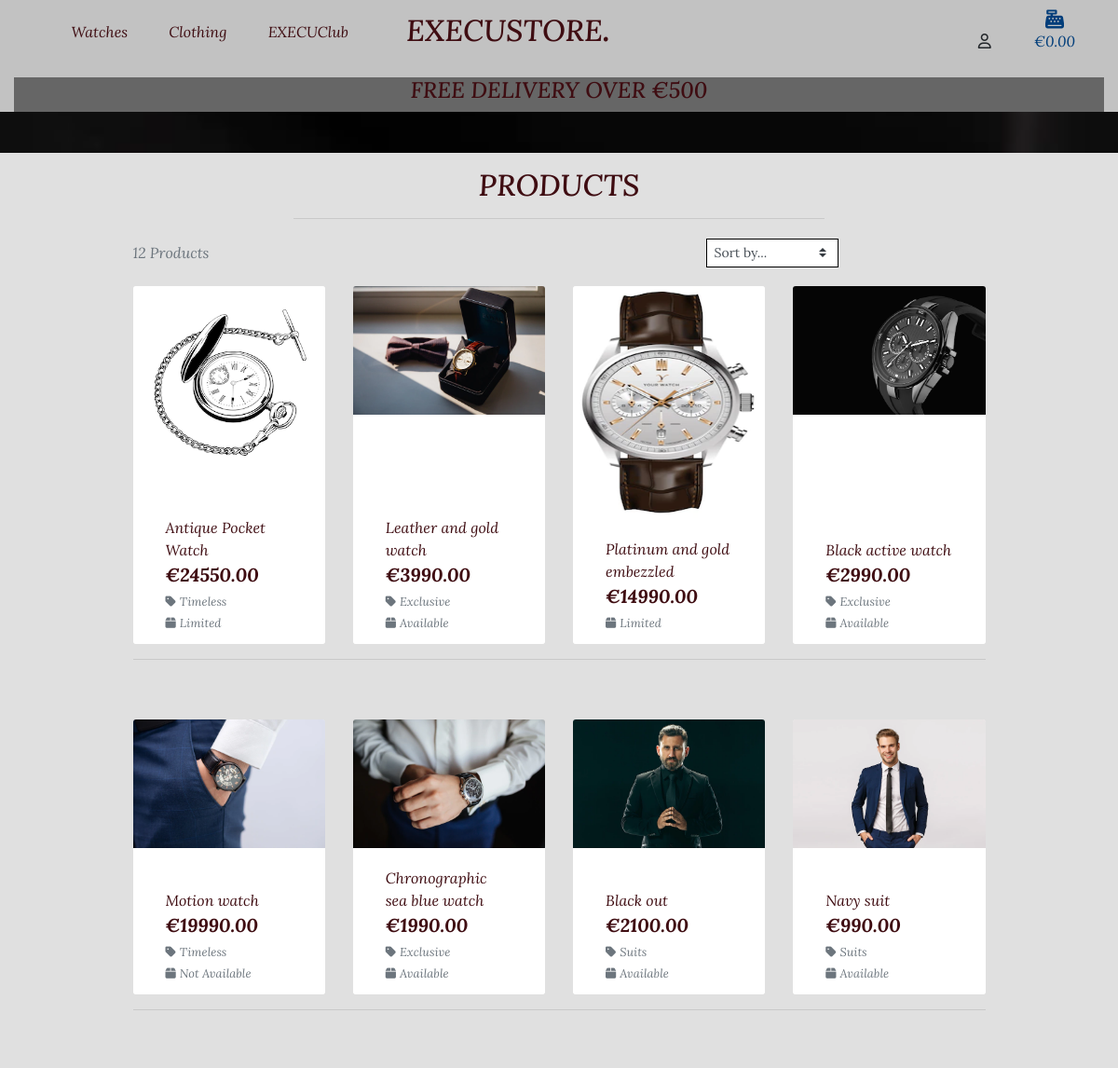
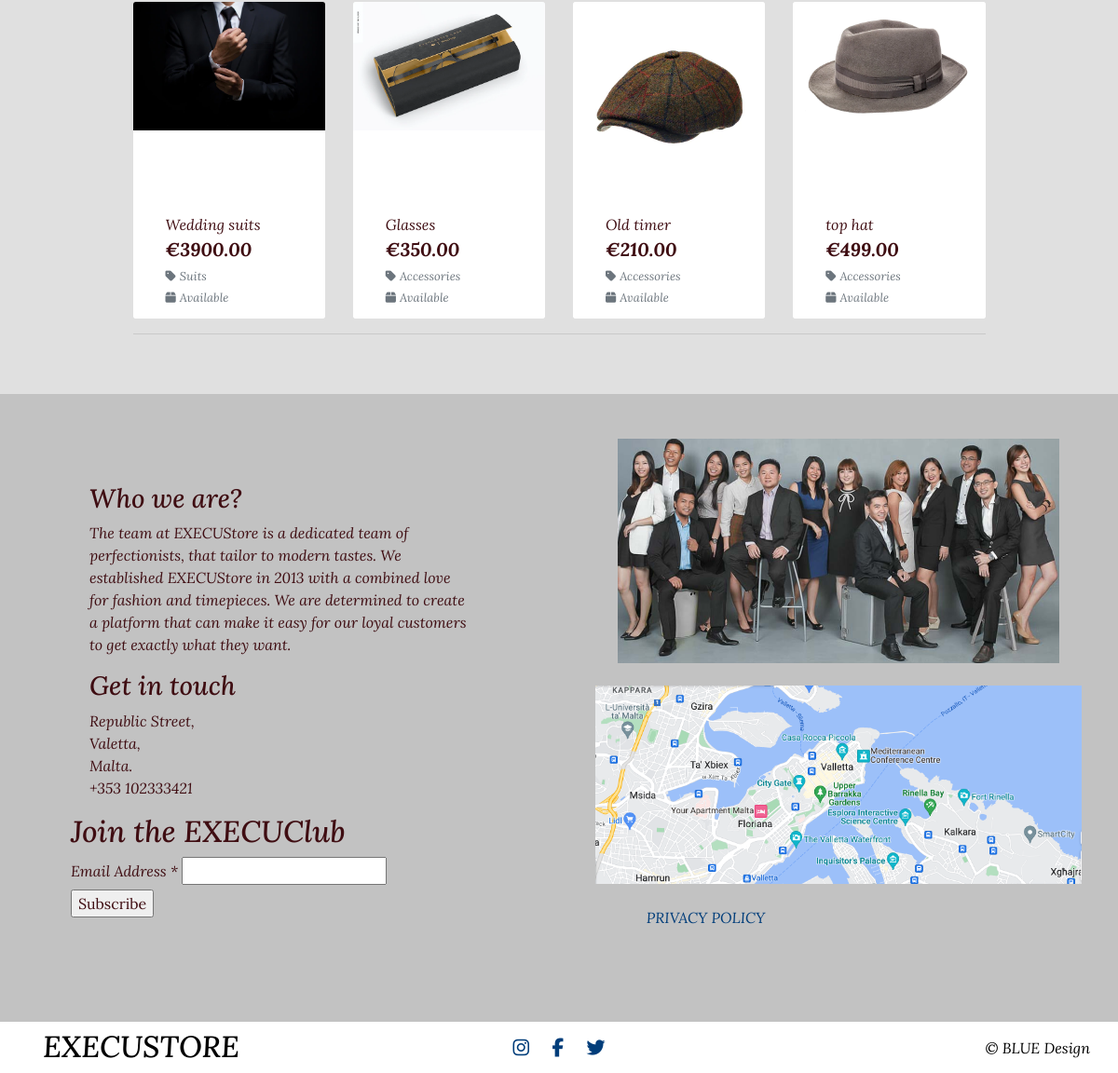
Screenshot of /products/ with the database file from the repository (2 pictures, top to bottom).
### products/models.py (models this page shows, shortened)
class Product(models.Model):
    category = models.ForeignKey('Category', null=True, blank=True,
                                 on_delete=models.SET_NULL)
    name = models.CharField(max_length=255)
    product_id = models.CharField(max_length=254, null=True, blank=True)
    description = models.TextField()
    price = models.DecimalField(max_digits=15, decimal_places=2)
    availability = models.CharField(max_length=255)
    image_url = models.URLField(max_length=1024, null=True, blank=True)
    image = models.ImageField(null=True, blank=True)

class Category(models.Model):
    name = models.CharField(max_length=254)
    friendly_name = models.CharField(max_length=254, null=True, blank=True)

### products/views.py (the view, shortened to what this page needs)
# urls.py: path('', views.all_products, name='products'),
def all_products(request):
    product = Product.objects.all()
    query = None
    categories = None
    sort = None
    direction = None
    current_sorting = f'{sort}_{direction}'
    context = {
        'products': product,
        'current_categories': categories,
        'search_term': query,
        'current_sorting': current_sorting,
    }
    product_page = 'products/products.html'
    return render(request, product_page, context)

### bag/contexts.py (called while the page is built, shortened)
def bag_contents(request):
    bag_items = []
    total = 0
    product_count = 0
    bag = request.session.get('bag', {})
    if total < settings.FREE_DELIVERY_THRESHOLD:
        delivery = total * Decimal(settings.STANDARD_DELIVERY_PERCENTAGE / 100)
        free_delivery_delta = settings.FREE_DELIVERY_THRESHOLD - total
    else:
        delivery = 0
        free_delivery_delta = 0
    grand_total = delivery + total
    context = {
        'bag_items': bag_items,
        'total': total,
        'product_count': product_count,
        'delivery': delivery,
        'free_delivery_delta': free_delivery_delta,
        'free_delivery_threshold': settings.FREE_DELIVERY_THRESHOLD,
        'grand_total': grand_total,
    }
    return context

### products/templates/products/products.html (shortened to what this page needs)
{% extends "base.html" %}
{% load static %}
{% block page_header %}
    <div class="container header-container">
    </div>
{% endblock %}
{% block content %}
    <div class="overlay"></div>
    <div class="container-fluid backcolor">
        <div class="row">
            <div class="col text-center mt-3">
                <h2 class="logo-font">Products</h2>
                <hr class="w-50 mb-1">
            </div>
        </div>
        <div class="row">
            <div class="product-container col-10 offset-1">
                <div class="row mt-1 mb-2">
                    <div class="col-12 col-md-4 my-auto order-md-last d-flex justify-content-right justify-content-md-end">
                        <div class="sort-select-wrapper w-50">
                            <select id="sort-selector" class="custom-select custom-select-sm rounded-0 border border-{% if current_sorting != 'None_None' %}info{% else %}black{% endif %}">
                                <option value="reset" {% if current_sorting == 'None_None' %}selected{% endif %}>Sort by...</option>
                            </select>
                        </div>
                    </div>
                    <div class="col-12 col-md-6 order-md-first">
                        <p class="text-muted mt-3 text-center text-md-left">
                            {{ products|length }} Products{% if search_term %} found for <strong>"{{ search_term }}"</strong>{% endif %}
                        </p>
                    </div>
                </div>
                <div class="row">
                    {% for product in products %}
                        <div class="col-sm-6 col-md-6 col-lg-4 col-xl-3">
                            <div class="card h-100 border-0">
                                <a href="{% url 'product_detail' product.id %}">
                                    <img class="card-img-top img-fluid size" src="{{ product.image.url }}" alt="{{ product.name }}">
                                </a>
                                <div class="card-body pb-0">
                                </div>
                                <div class="card-footer bg-white pt-0 border-0 text-left">
                                    <div class="row">
                                        <div class="col">
                                            <p class="mb-0">{{ product.name }}</p>
                                            <p class="lead mb-0 text-left font-weight-bold">€{{ product.price }}</p>
                                            {% if product.category %}
                                            <p class="small mt-1 mb-0">
                                                <a class="text-muted" href="{% url 'products' %}?category={{ product.category.name }}">
                                                    <i class="fas fa-light fa-tag mr-1"></i>{{ product.category.friendly_name }}
                                                </a>
                                            </p>
                                            {% endif %}
                                            {% if product.availability %}
                                                <small class="text-muted"><i class="fas fa-light fa-box mr-1"></i>{{ product.availability }}</small>
                                            {% else %}
                                                <small class="text-muted">Contact For Availability</small>
                                            {% endif %}
                                        </div>
                                    </div>
                                </div>
                            </div>
                        </div>
                        {% if forloop.counter|divisibleby:4 %}
                            <div class="col-12 d-none d-xl-block mb-5">
                                <hr>
                            </div>
                        {% endif %}
                {% endfor %}
            </div>
        </div>
        </div>
    </div>
{% endblock %}

### templates/base.html (shortened to what this page needs)
{% load static %}
<!doctype html>
<html lang="en">
<head>
    {% block corecss %}
        <link rel="stylesheet" href="https://stackpath.bootstrapcdn.com/bootstrap/4.4.1/css/bootstrap.min.css">
        <link href="//cdn-images.mailchimp.com/embedcode/classic-071822.css" rel="stylesheet" type="text/css">
        <link rel="stylesheet" href="{% static 'css/base.css' %}">
    {% endblock %}
  </head>
  <body>
      <header class="container-fluid fixed-top nav-header">
        <div id="topnav" class="row d-md-flex d-none d-md-block">
          <div class="col-12 col-sm-4 my-auto py-1 py-lg-0 text-center text-lg-left">
            <ul class="list-inline list-unstyled text-center text-lg-right my-0">
              <li class="list-inline-item"><a href="{% url 'products' %}?category=watches" class="nav-link">Watches</a></li>
              <li class="list-inline-item"><a href="{% url 'products' %}?category=clothing" class="nav-link">Clothing</a></li>
              <li class="list-inline-item"><a href="{% url 'blog' %}" class="nav-link">EXECUClub</a></li>
          </ul>
          </div>
          <div class="d-sm-none d-md-block col-12 col-sm-4 my-auto py-1 py-lg-0">
            <a href="{% url 'home' %}" class="nav-link main-logo-link">
              <h2 class="logo-font my-0">EXECUStore<strong>.</strong></h2>
            </a>
          </div>
          <div class="col my-auto py-1 py-lg-0">
            <ul class="list-inline list-unstyled text-center text-lg-right my-0">
              <li class="list-inline-item dropdown">
                <div class="dropdown">
                  <button class="btn" type="button" id="user-options" data-bs-toggle="dropdown" aria-expanded="false">
                    <i class="far fa-user icon"></i>
                  </button>
                        </div>
                    </li>
                    <li class="list-inline-item">
                        <a class="{% if grand_total %}text-inform font-weight-bold{% else %}text-inform{% endif %} nav-link" href="{% url 'view_bag' %}">
                            <div class="text-center">
                                <div><i class="fas fa-cash-register fa-lg icon1"></i></div>
                                <p class="my-0">
                                    {% if grand_total %}
                                        €{{ grand_total|floatformat:2 }}
                                    {% else %}
                                        €0.00
                                    {% endif %}
                                </p>
                            </div>
                        </a>
                    </li>
                </ul>
            </div>
        </div>
        <div class="row">
            <nav class="navbar navbar-expand-lg navbar-color w-100">
            </nav>
        </div>
        <div id="delivery-banner" class="row text-center">
            <div class="col bg-color-dark text-color">
                <h4 class="logo-font">Free delivery over €{{ free_delivery_threshold }}</h4>
            </div>
        </div>
    </header>
    {% block page_header %}
    {% endblock %}
    {% block content %}
    {% endblock %}
<footer>
    <div class="info-container h-50">
      <div class="row h-100">
          <div class="col-12 col-md-6 info-style">
              <h3 class="info-title">
                  Who we are?
              </h3>
              <p>
                  The team at EXECUStore is a dedicated team of perfectionists, that tailor to modern tastes.
                  We established EXECUStore in 2013 with a combined love for fashion and timepieces.
                  We are determined to create a platform that can make it easy for our loyal customers to get exactly what they want.
              </p>
              <h3 class="info-title">
                  Get in touch
              </h3>
              <p>
                  Republic Street, <br>
                  Valetta, <br>
                  Malta.<br>
                  +353 102333421
<div id="mc_embed_signup">
    <form action="https://herokuapp.us21.list-manage.com/subscribe/post?u=e5c9ce3ed256af45654f3762c&amp;id=3f5825c5d0&amp;f_id=003dd7e1f0" method="post" id="mc-embedded-subscribe-form" name="mc-embedded-subscribe-form" class="validate" target="_blank" novalidate>
        <div id="mc_embed_signup_scroll">
        <h2>Join the EXECUClub</h2>
<div class="mc-field-group">
	<label for="mce-EMAIL">Email Address  <span class="asterisk">*</span>
</label>
	<input type="email" value="" name="EMAIL" class="required email" id="mce-EMAIL" required>
</div>
        <div class="optionalParent">
            <div class="clear foot">
                <input type="submit" value="Subscribe" name="subscribe" id="mc-embedded-subscribe" class="button text-color">
            </div>
        </div>
    </div>
</form>
</div>
              </p>
          </div>
        <div class="col-12 col-md-6">
            <div class="team-photo">
                <img src="{{ MEDIA_URL }}footer.jpg" class="img-fluid team-photo" alt="team photo">
        <br>
            <a href="https://www.google.com/maps/d/u/0/viewer?msa=0&ie=UTF8&t=m&ll=35.897463%2C14.512553000000018&spn=0.006084%2C0.00912&z=16&source=embed&mid=1gkWijM7EdiQS33CqDIk2CGUZneU" target="_blank">
                <img src="{{ MEDIA_URL }}maps.jpg" class="img-fluid" alt="map photo">
            </a>
            </div>
            <div class="col-12 col-md-6" id="privacy">
                <a href="https://www.privacypolicygenerator.info/live.php?token=8mDsx73k4UpV0Iv3SMkq8C7KnSp67knw" target="_blank" class="text-inform">Privacy Policy</a>
            </div>
        </div>
      </div>
    <div class="container-fluid footer-style">
      <div class="row">
        <div class="col-12 col-lg-4 my-auto py-1 py-lg-0 text-center text-lg-left">
          <a href="{% url 'home' %}" class="nav-link footer-logo-link text-color">
            <h2 class="logo-font my-0">EXECUStore</h2>
          </a>
        </div>
        <div class="col-12 col-lg-4 my-auto py-1 py-lg-0">
          <ul class="list-inline list-unstyled text-center text-lg my-0">
            <li class="list-inline-item"><a class="footer-icon" href="https://www.instagram.com/"><i class="fab fa-lg fa-instagram"></i></a></li>
            <li class="list-inline-item"><a class="footer-icon" href="https://www.facebook.com/profile.php?id=100088686742068"><i class="fab fa-lg fa-facebook-f"></i></a></li>
            <li class="list-inline-item"><a class="footer-icon" href="https://www.twitter.com/"><i class="fab fa-lg fa-twitter"></i></a></li>
          </ul>
        </div>
        <div class="col-12 col-lg-4 text-black my-auto py-1 py-lg-0 text-lg-right footer-centre">
          © BLUE Design
        </div>
      </div>
    </div>
    </div>
</footer>
</body>
</html>

### static/css/base.css (style rules this page uses)
html { height: 100%; }
body { background: url('/media/homepage-image.jpg') no-repeat center center fixed; background-size: cover; color: #3F0D12; font-family: 'Lora'; font-style: italic; box-sizing: border-box; }
.icon { align-items: center; display: inline-flex; justify-content: center; height: 1.5rem; width: 1.5rem; }
.logo-font { text-transform: uppercase; }
.main-logo-link { width: fit-content; }
.border-black { border: 1px solid black !important; }
.overlay { height: 100%; width: 100%; top: 0; left: 0; position: fixed; z-index: -1; }
@media (min-width: 1200px) { .container { max-width: 80%; } }
@media (min-width: 992px) { .header-container { padding-top: 164px; } }
.size { max-height: 250px; }
.text-inform { color: #003D7A !important; }
.text-color { color: #3F0D12 !important; }
.nav-header { background-color: #C2C2C2; color: #3F0D12! important; }
.nav-link { color: #3F0D12; }
.main-logo-link { font-family: 'Lora', sans-serif; font-weight: 500; color: #3F0D12! important; }
.bg-color-dark { background-color: #666666; }
.navbar-color { background-color: #C2C2C2; }
.backcolor { background-color: #E0E0E0; }
.info-container { background-color: #C2C2C2; height: fit-content ; }
.info-style { padding: 6rem; font-weight: 300; }
.footer-style { background-color: rgb(255, 255, 255); color: black; }
.footer-logo-link { font-family: 'Lora', sans-serif; font-weight: 500; text-transform: lowercase! important; color: rgb(0, 0, 0)! important; }
.footer-icon { color: #003D7A; }
footer { margin-top: auto; }
.team-photo { padding: 1.5rem; align-items: center; }
.icon1 { color: #003D7A; }
.row { margin: 0; }
#privacy { text-transform: uppercase; text-align: center; }
#mc_embed_signup { background: #C2C2C2; padding: 0; margin-left: -20px !important; }

### rows the page displays
Product: image (picture), name "Antique Pocket Watch", price "24550.00", category.friendly_name "Timeless", availability "Limited"
Product: image (picture), name "Leather and gold watch", price "3990.00", category.friendly_name "Exclusive", availability "Available"
Product: image (picture), name "Platinum and gold embezzled", price "14990.00", availability "Limited"
Product: image (picture), name "Black active watch", price "2990.00", category.friendly_name "Exclusive", availability "Available"
Product: image (picture), name "Motion watch", price "19990.00", category.friendly_name "Timeless", availability "Not Available"
Product: image (picture), name "Chronographic sea blue watch", price "1990.00", category.friendly_name "Exclusive", availability "Available"
Product: image (picture), name "Black out", price "2100.00", category.friendly_name "Suits", availability "Available"
Product: image (picture), name "Navy suit", price "990.00", category.friendly_name "Suits", availability "Available"
Product: image (picture), name "Wedding suits", price "3900.00", category.friendly_name "Suits", availability "Available"
Product: image (picture), name "Glasses", price "350.00", category.friendly_name "Accessories", availability "Available"
Product: image (picture), name "Old timer", price "210.00", category.friendly_name "Accessories", availability "Available"
Product: image (picture), name "top hat", price "499.00", category.friendly_name "Accessories", availability "Available"

### other values shown
{{ free_delivery_threshold }} "500"
{{ products|length }} "12"
